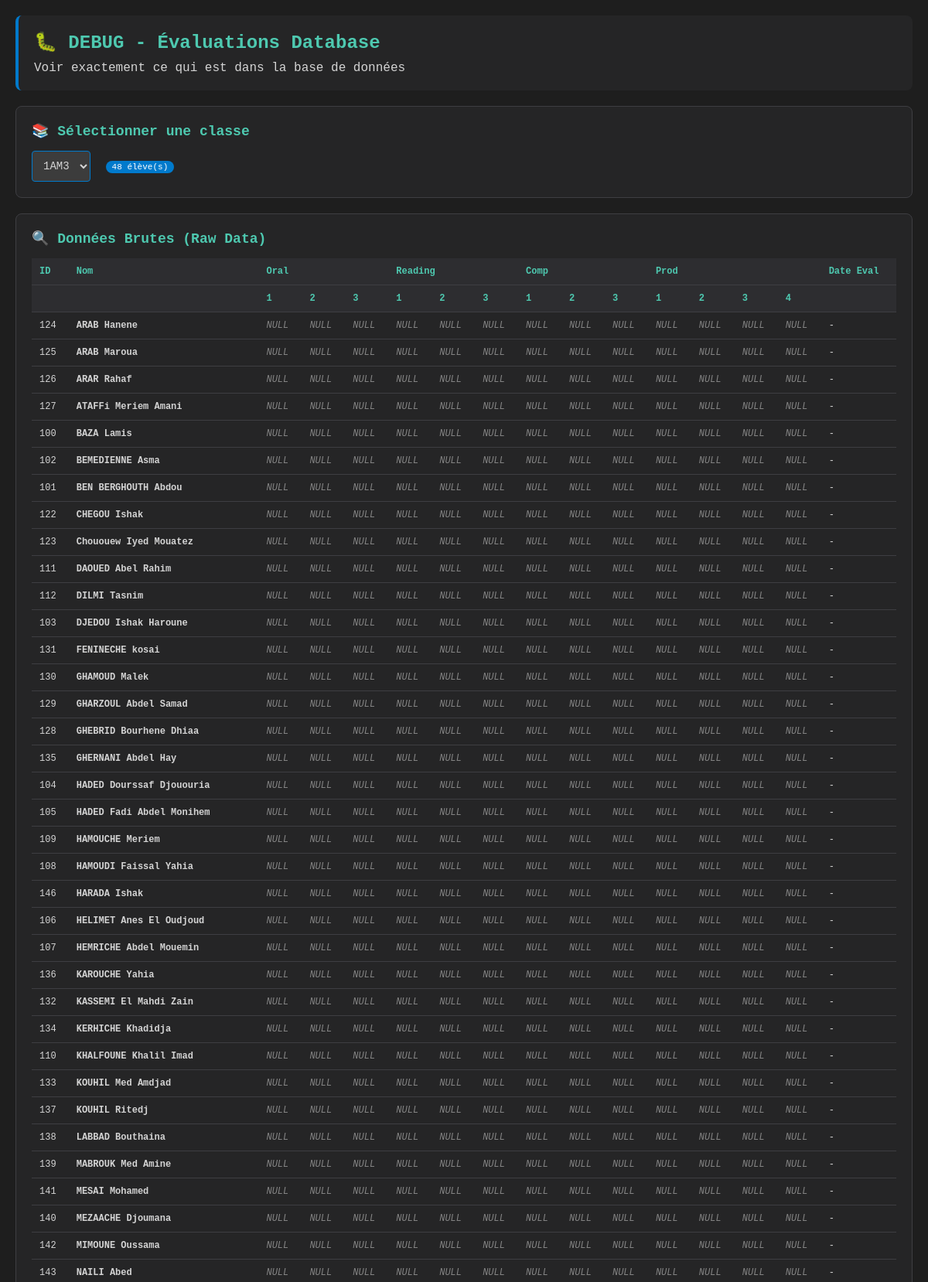
Page /_debug/debug_evaluations.php (upper part) on the committed database.
### tables this page shows
CREATE TABLE IF NOT EXISTS students (
  id INT AUTO_INCREMENT PRIMARY KEY,
  class_id INT NOT NULL,
  name VARCHAR(120) NOT NULL,
  dob DATE NULL,
  bio TEXT NULL,
  pic_path VARCHAR(255) NULL,
   
  comprehension_orale TINYINT(1) DEFAULT 0,
  ecriture TINYINT(1) DEFAULT 0,
  vocabulaire TINYINT(1) DEFAULT 0,
  grammaire TINYINT(1) DEFAULT 0,
  conjugaison TINYINT(1) DEFAULT 0,
  production_ecrite TINYINT(1) DEFAULT 0,
   
  category1 VARCHAR(120) NULL,
  difficulties JSON NULL,
  created_at TIMESTAMP DEFAULT CURRENT_TIMESTAMP,
  updated_at TIMESTAMP DEFAULT CURRENT_TIMESTAMP ON UPDATE CURRENT_TIMESTAMP,
  CONSTRAINT fk_students_class FOREIGN KEY (class_id) REFERENCES classes(id) ON DELETE CASCADE
);

### _debug/debug_evaluations.php (the view, shortened to what this page needs)
<?php
$mysqli = new mysqli(DB_HOST, DB_USER, DB_PASS, DB_NAME);
$mysqli->set_charset('utf8mb4');
$selected_class = isset($_GET['class_id']) ? intval($_GET['class_id']) : 0;
$classes = [];
$result = $mysqli->query("SELECT id, name FROM classes ORDER BY name");
while ($row = $result->fetch_assoc()) {
    $classes[] = $row;
    if ($selected_class == 0) {
        $selected_class = $row['id'];
    }
}
$students = [];
if ($selected_class > 0) {
    $stmt = $mysqli->prepare("
        SELECT
            s.id, s.name, s.pic_path,
            e.oral_1, e.oral_2, e.oral_3,
            e.reading_1, e.reading_2, e.reading_3,
            e.comp_1, e.comp_2, e.comp_3,
            e.prod_1, e.prod_2, e.prod_3, e.prod_4,
            e.evaluated_date
        FROM students s
        LEFT JOIN evaluations e ON s.id = e.student_id AND e.school_year = '2025/2026'
        WHERE s.class_id = ?
        ORDER BY s.name
    ");
    $stmt->bind_param("i", $selected_class);
    $stmt->execute();
    $result = $stmt->get_result();
    while ($row = $result->fetch_assoc()) {
        $students[] = $row;
    }
}
?>
<!DOCTYPE html>
<html lang="fr">
<head>
</head>
<body>
    <div class="container">
        <div class="header">
            <h1>🐛 DEBUG - Évaluations Database</h1>
            <p>Voir exactement ce qui est dans la base de données</p>
        </div>
        <div class="card">
            <h2>📚 Sélectionner une classe</h2>
            <select onchange="window.location.href='?class_id='+this.value">
                <?php foreach ($classes as $class): ?>
                    <option value="<?php echo $class['id']; ?>" <?php echo $selected_class == $class['id'] ? 'selected' : ''; ?>>
                        <?php echo htmlspecialchars($class['name']); ?>
                    </option>
                <?php endforeach; ?>
            </select>
            <span class="count"><?php echo count($students); ?> élève(s)</span>
        </div>
        <?php if (empty($students)): ?>
            <div class="card">
                <h2 style="color: #f48771;">❌ AUCUN ÉLÈVE TROUVÉ</h2>
                <p>Il n'y a aucun élève dans cette classe.</p>
                <p style="margin-top: 10px;">
                    <a href="students.php">→ Aller ajouter des élèves</a>
                </p>
            </div>
        <?php else: ?>
            <div class="card">
                <h2>🔍 Données Brutes (Raw Data)</h2>
                <table>
                    <thead>
                        <tr>
                            <th>ID</th>
                            <th>Nom</th>
                            <th colspan="3">Oral</th>
                            <th colspan="3">Reading</th>
                            <th colspan="3">Comp</th>
                            <th colspan="4">Prod</th>
                            <th>Date Eval</th>
                        </tr>
                        <tr>
                            <th></th>
                            <th></th>
                            <th>1</th>
                            <th>2</th>
                            <th>3</th>
                            <th>1</th>
                            <th>2</th>
                            <th>3</th>
                            <th>1</th>
                            <th>2</th>
                            <th>3</th>
                            <th>1</th>
                            <th>2</th>
                            <th>3</th>
                            <th>4</th>
                            <th></th>
                        </tr>
                    </thead>
                    <tbody>
                        <?php foreach ($students as $student): ?>
                            <tr>
                                <td><?php echo $student['id']; ?></td>
                                <td><strong><?php echo htmlspecialchars($student['name']); ?></strong></td>
                                <?php
                                $fields = ['oral_1', 'oral_2', 'oral_3', 'reading_1', 'reading_2', 'reading_3',
                                           'comp_1', 'comp_2', 'comp_3', 'prod_1', 'prod_2', 'prod_3', 'prod_4'];
                                foreach ($fields as $field) {
                                    $value = $student[$field];
                                    if ($value === null || $value === '') {
                                        echo '<td class="value-null">NULL</td>';
                                    } else {
                                        $class = 'value-' . strtolower($value);
                                        echo "<td class='value-cell $class'>" . htmlspecialchars($value) . "</td>";
                                    }
                                }
                                ?>
                                <td><?php echo $student['evaluated_date'] ? date('d/m/Y H:i', strtotime($student['evaluated_date'])) : '-'; ?></td>
                            </tr>
                        <?php endforeach; ?>
                    </tbody>
                </table>
            </div>
        <?php endif; ?>
    </div>
</body>
</html>

### _debug/debug_evaluations.php (style rules this page uses)
* { box-sizing: border-box; margin: 0; padding: 0; }
body { font-family: 'Courier New', monospace; background: #1e1e1e; color: #d4d4d4; padding: 20px; }
.container { max-width: 1200px; margin: 0 auto; }
.header { background: #252526; padding: 20px; border-radius: 8px; margin-bottom: 20px; border-left: 4px solid #007acc; }
.header h1 { color: #4ec9b0; font-size: 24px; margin-bottom: 10px; }
.card { background: #252526; border-radius: 8px; padding: 20px; margin-bottom: 20px; border: 1px solid #3e3e42; }
.card h2 { color: #4ec9b0; margin-bottom: 15px; font-size: 18px; }
select { background: #3c3c3c; color: #d4d4d4; border: 1px solid #007acc; padding: 10px; border-radius: 4px; font-size: 14px; font-family: 'Courier New', monospace; }
table { width: 100%; border-collapse: collapse; font-size: 12px; }
th, td { padding: 10px; text-align: left; border-bottom: 1px solid #3e3e42; }
th { background: #2d2d30; color: #4ec9b0; font-weight: bold; }
.value-null { color: #858585; font-style: italic; }
.count { display: inline-block; background: #007acc; color: white; padding: 2px 8px; border-radius: 12px; font-size: 11px; margin-left: 10px; }

### rows in the picture
students: id "124", name "ARAB Hanene"
students: id "125", name "ARAB Maroua"
students: id "126", name "ARAR Rahaf"
students: id "127", name "ATAFFi Meriem Amani"
students: id "100", name "BAZA Lamis"
students: id "102", name "BEMEDIENNE Asma"
students: id "101", name "BEN BERGHOUTH Abdou"
students: id "122", name "CHEGOU Ishak"
students: id "123", name "Chououew Iyed Mouatez"
students: id "111", name "DAOUED Abel Rahim"
students: id "112", name "DILMI Tasnim"
students: id "103", name "DJEDOU Ishak Haroune"
students: id "131", name "FENINECHE kosai"
students: id "130", name "GHAMOUD Malek"
students: id "129", name "GHARZOUL Abdel Samad"
students: id "128", name "GHEBRID Bourhene Dhiaa"
students: id "135", name "GHERNANI Abdel Hay"
students: id "104", name "HADED Dourssaf Djououria"
students: id "105", name "HADED Fadi Abdel Monihem"
students: id "109", name "HAMOUCHE Meriem"
students: id "108", name "HAMOUDI Faissal Yahia"
students: id "146", name "HARADA Ishak"
students: id "106", name "HELIMET Anes El Oudjoud"
students: id "107", name "HEMRICHE Abdel Mouemin"
students: id "136", name "KAROUCHE Yahia"
students: id "132", name "KASSEMI El Mahdi Zain"
students: id "134", name "KERHICHE Khadidja"
students: id "110", name "KHALFOUNE Khalil Imad"
students: id "133", name "KOUHIL Med Amdjad"
students: id "137", name "KOUHIL Ritedj"
students: id "138", name "LABBAD Bouthaina"
students: id "139", name "MABROUK Med Amine"
students: id "141", name "MESAI Mohamed"
students: id "140", name "MEZAACHE Djoumana"
students: id "142", name "MIMOUNE Oussama"
students: id "143", name "NAILI Abed"

### other values in the picture
count($students) "48"
form field value "1AM3"
